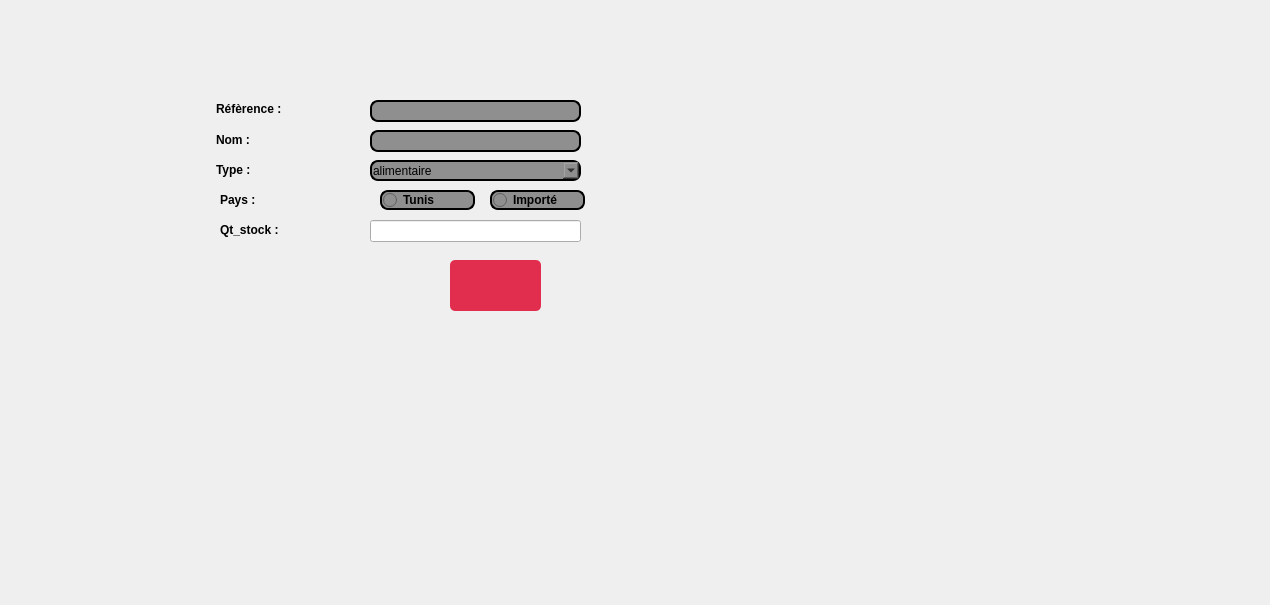
      <widget class="QWidget" name="tab_8">
       <attribute name="title">
        <string>Ajouter un produit</string>
       </attribute>
       <widget class="QLabel" name="background2">
        <property name="geometry">
         <rect>
          <x>-206</x>
          <y>5</y>
          <width>1261</width>
          <height>591</height>
         </rect>
        </property>
        <property name="text">
         <string/>
        </property>
       </widget>
       <widget class="QPushButton" name="ajouter">
        <property name="geometry">
         <rect>
          <x>450</x>
          <y>260</y>
          <width>91</width>
          <height>51</height>
         </rect>
        </property>
        <property name="styleSheet">
         <string notr="true">

QPushButton {
     color: #fff !important;
text-transform: uppercase;
border-image:url(:/img/53317.png);
text-decoration: none;
background: #e12d4e;
padding: 20px;
border-radius: 5px;
display: inline-block;
border: none;
transition: all 0.4s ease 0s;
 }
 QPushButton:hover {
     background: #434343;
border-image:url(:/img/53317.png);
letter-spacing: 1px;
-webkit-box-shadow: 0px 5px 40px -10px rgba(0,0,0,0.57);
-moz-box-shadow: 0px 5px 40px -10px rgba(0,0,0,0.57);
box-shadow: 5px 40px -10px rgba(0,0,0,0.57);
transition: all 0.4s ease 0s;
 }</string>
        </property>
        <property name="text">
         <string/>
        </property>
       </widget>
       <widget class="QLabel" name="reference">
        <property name="geometry">
         <rect>
          <x>216</x>
          <y>130</y>
          <width>111</width>
          <height>20</height>
         </rect>
        </property>
        <property name="font">
         <font>
          <pointsize>9</pointsize>
          <weight>75</weight>
          <bold>true</bold>
          <underline>false</underline>
         </font>
        </property>
        <property name="text">
         <string>Nom :</string>
        </property>
       </widget>
       <widget class="QLabel" name="nom">
        <property name="geometry">
         <rect>
          <x>216</x>
          <y>100</y>
          <width>82</width>
          <height>18</height>
         </rect>
        </property>
        <property name="font">
         <font>
          <pointsize>9</pointsize>
          <weight>75</weight>
          <bold>true</bold>
          <underline>false</underline>
         </font>
        </property>
        <property name="text">
         <string>Réfèrence :</string>
        </property>
       </widget>
       <widget class="QLabel" name="quantite">
        <property name="geometry">
         <rect>
          <x>216</x>
          <y>160</y>
          <width>81</width>
          <height>20</height>
         </rect>
        </property>
        <property name="font">
         <font>
          <pointsize>9</pointsize>
          <weight>75</weight>
          <bold>true</bold>
          <underline>false</underline>
         </font>
        </property>
        <property name="text">
         <string>Type :</string>
        </property>
       </widget>
       <widget class="QLineEdit" name="nom_e">
        <property name="geometry">
         <rect>
          <x>370</x>
          <y>130</y>
          <width>211</width>
          <height>22</height>
         </rect>
        </property>
        <property name="styleSheet">
         <string notr="true">QLineEdit {
padding: 1px;
border-style: solid;
border: 2px solid gray;
border-radius: 8px;
background-color: rgb(143, 143, 143);
border:2px solid #000;
}</string>
        </property>
       </widget>
       <widget class="QLineEdit" name="reference_e_2">
        <property name="geometry">
         <rect>
          <x>370</x>
          <y>100</y>
          <width>211</width>
          <height>22</height>
         </rect>
        </property>
        <property name="styleSheet">
         <string notr="true">QLineEdit {
padding: 1px;
border-style: solid;
border: 2px solid gray;
border-radius: 8px;
background-color: rgb(143, 143, 143);
border:2px solid #000;
}</string>
        </property>
       </widget>
       <widget class="QLabel" name="type">
        <property name="geometry">
         <rect>
          <x>220</x>
          <y>190</y>
          <width>61</width>
          <height>20</height>
         </rect>
        </property>
        <property name="font">
         <font>
          <pointsize>9</pointsize>
          <weight>75</weight>
          <bold>true</bold>
          <underline>false</underline>
         </font>
        </property>
        <property name="text">
         <string>Pays :</string>
        </property>
       </widget>
       <widget class="QLabel" name="quantite_3">
        <property name="geometry">
         <rect>
          <x>220</x>
          <y>220</y>
          <width>81</width>
          <height>20</height>
         </rect>
        </property>
        <property name="font">
         <font>
          <pointsize>9</pointsize>
          <weight>75</weight>
          <bold>true</bold>
          <underline>false</underline>
         </font>
        </property>
        <property name="text">
         <string>Qt_stock :</string>
        </property>
       </widget>
       <widget class="QLineEdit" name="qt_stock_e">
        <property name="geometry">
         <rect>
          <x>370</x>
          <y>220</y>
          <width>211</width>
          <height>22</height>
         </rect>
        </property>
        <property name="styleSheet">
         <string notr="true">QLineEdit {
padding: 1px;
border-style: solid;
border: 2px solid gray;
border-radius: 8px;
background-color: rgb(143, 143, 143);
border:2px solid #000;
}border:2px solid #000;</string>
        </property>
       </widget>
       <widget class="QRadioButton" name="radioButton">
        <property name="geometry">
         <rect>
          <x>380</x>
          <y>190</y>
          <width>95</width>
          <height>20</height>
         </rect>
        </property>
        <property name="font">
         <font>
          <weight>75</weight>
          <bold>true</bold>
         </font>
        </property>
        <property name="styleSheet">
         <string notr="true">QRadioButton {
padding: 1px;
border-style: solid;
border: 2px solid gray;
border-radius: 8px;
background-color: rgb(143, 143, 143);
border:2px solid #000;
}</string>
        </property>
        <property name="text">
         <string>Tunis</string>
        </property>
       </widget>
       <widget class="QRadioButton" name="radioButton_2">
        <property name="geometry">
         <rect>
          <x>490</x>
          <y>190</y>
          <width>95</width>
          <height>20</height>
         </rect>
        </property>
        <property name="font">
         <font>
          <weight>75</weight>
          <bold>true</bold>
         </font>
        </property>
        <property name="styleSheet">
         <string notr="true">QRadioButton {
padding: 1px;
border-style: solid;
border: 2px solid gray;
border-radius: 8px;
background-color: rgb(143, 143, 143);
border:2px solid #000;
}</string>
        </property>
        <property name="text">
         <string>Importé</string>
        </property>
       </widget>
       <widget class="QComboBox" name="comboBox_11">
        <property name="geometry">
         <rect>
          <x>370</x>
          <y>160</y>
          <width>211</width>
          <height>21</height>
         </rect>
        </property>
        <property name="styleSheet">
         <string notr="true">QComboBox {
padding: 1px;
border-style: solid;
border: 2px solid gray;
border-radius: 8px;
background-color: rgb(143, 143, 143);
border:2px solid #000;
}</string>
        </property>
        <item>
         <property name="text">
          <string>alimentaire</string>
         </property>
        </item>
        <item>
         <property name="text">
          <string>cosmetique</string>
         </property>
        </item>
        <item>
         <property name="text">
          <string>entretien</string>
         </property>
        </item>
        <item>
         <property name="text">
          <string>vestimentaire</string>
         </property>
        </item>
        <item>
         <property name="text">
          <string>electromenager</string>
         </property>
        </item>
        <item>
         <property name="text">
          <string>bureautique</string>
         </property>
        </item>
       </widget>
      </widget>
